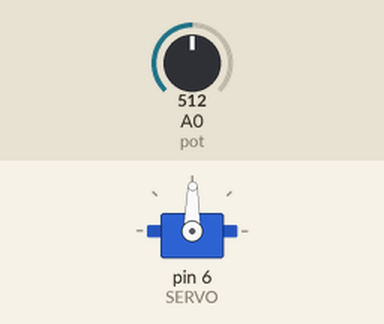
A sketch run on a simulated Arduino Uno, built with avr-gcc and run on an emulated ATmega328P. Shown: servo. Inputs (shaded band) come from the test bench; at power-on: A0 (pot) = 512.

Above: at 1.8 s.
1.9 s: A0 (pot) set to 716
At 2.5 s:
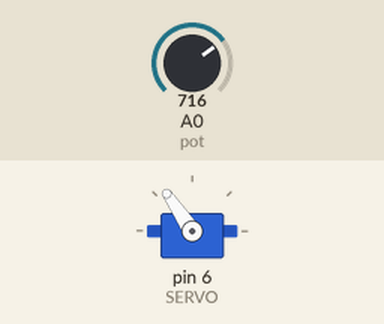
3.5 s: A0 (pot) set to 900
At 5.2 s:
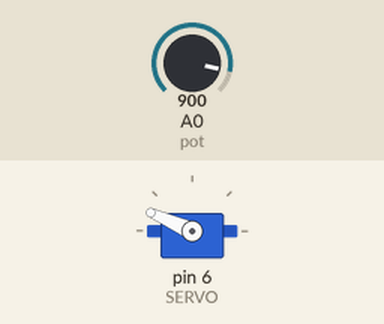
5.5 s: A0 (pot) set to 1023
At 6.6 s:
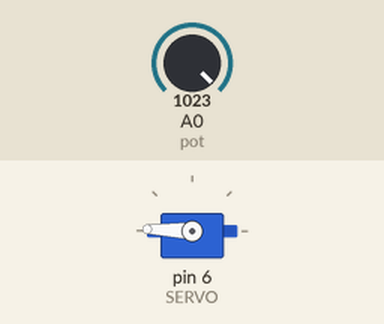
7.5 s: A0 (pot) set to 306
At 9.3 s:
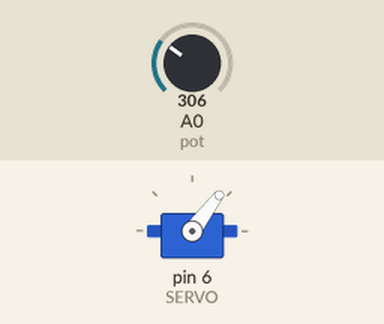
9.6 s: A0 (pot) set to 122
At 10.7 s:
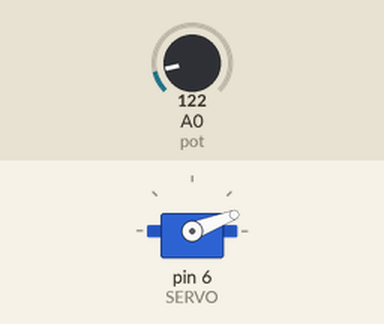
Timing chart, 0 to 12.6 s (numbered marks = the images above; inputs shaded):
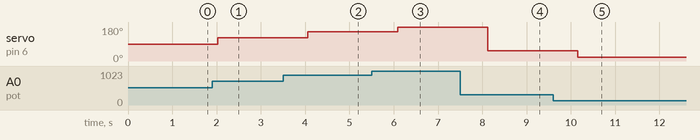

The sketch:

sketch_oct18b.ino
```cpp
#include <Servo.h>
#define SERVO 6
Servo S;
byte pot=A0;
int valor;
void setup()
{

S.attach(SERVO);
  S.write(0);
}

void loop()
{
  valor=analogRead(pot);
  valor=map(valor, 0, 1023, 0, 178);
  S.write(valor);
  delay(15);

  delay(1000);

}
```

Measured:
- after the input at 1.9 s, servo on pin 6 (SERVO): 89° → 124° after 0.13 s
- after the input at 3.5 s, servo on pin 6 (SERVO): 124° → 156° after 0.56 s
- after the input at 5.5 s, servo on pin 6 (SERVO): 156° → 178° after 0.59 s
- after the input at 7.5 s, servo on pin 6 (SERVO): 178° → 53° after 0.62 s
- after the input at 9.6 s, servo on pin 6 (SERVO): 53° → 21° after 0.55 s
